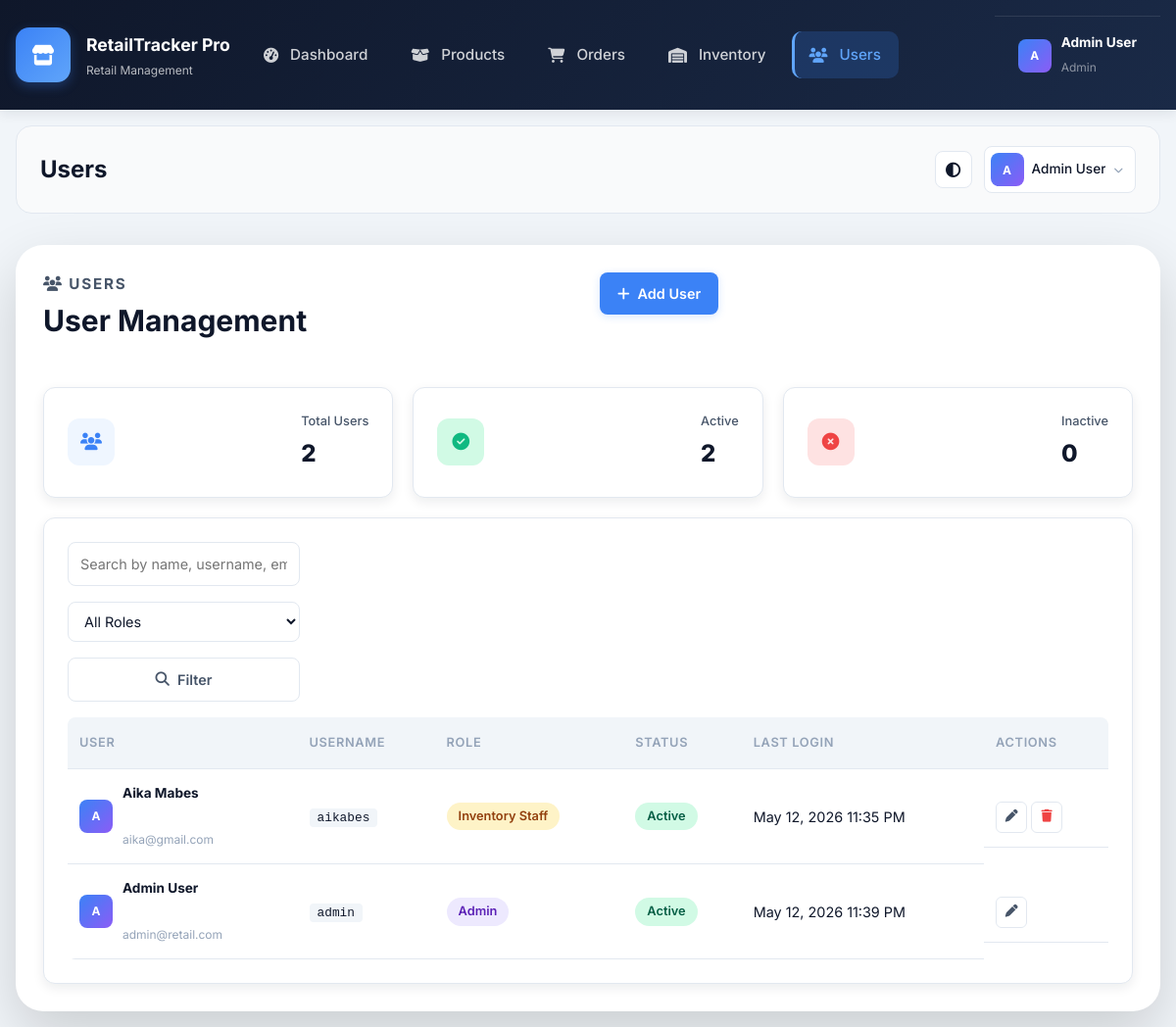
The app's page /index.php?page=users (signed in) with its own data.
### tables this page shows
CREATE TABLE `users` (
  `user_id` int(11) NOT NULL,
  `username` varchar(50) NOT NULL,
  `password_hash` varchar(255) NOT NULL,
  `full_name` varchar(100) NOT NULL,
  `email` varchar(100) DEFAULT NULL,
  `phone` varchar(20) DEFAULT NULL,
  `role` enum('Admin','Manager','Cashier','Inventory Staff') DEFAULT 'Cashier',
  `is_active` tinyint(1) DEFAULT 1,
  `last_login` datetime DEFAULT NULL,
  `created_by` int(11) DEFAULT NULL,
  `created_at` timestamp NOT NULL DEFAULT current_timestamp(),
  `deleted_at` datetime DEFAULT NULL
);

### index.php (called while the page is built, shortened)
<?php
$page = sanitize_input($_GET['page'] ?? 'dashboard');
require_once __DIR__ . '/includes/header.php';
require_once __DIR__ . '/pages/' . $page . '.php';
require_once __DIR__ . '/includes/footer.php';

### includes/auth.php (called while the page is built, shortened)
<?php
function current_user()
{
    return $_SESSION['user'] ?? null;
}

### includes/helpers.php (called while the page is built, shortened)
<?php
function e($value)
{
    return htmlspecialchars((string) $value, ENT_QUOTES, 'UTF-8');
}
function sanitize_input($value)
{
    return trim(strip_tags((string) $value));
}
function format_datetime($value)
{
    $ts = strtotime($value);
    return $ts ? date('M d, Y h:i A', $ts) : '—';
}

### config/db.php (called while the page is built, shortened)
<?php
$conn = null;
function db()
{
    global $conn;
    if ($conn !== null) {
        return $conn;
    }
    $host = 'localhost';
    $username = 'root';
    $password = '';
    $database = 'retail_tracker_pro';
    $conn = new mysqli($host, $username, $password, $database);
    $conn->set_charset('utf8mb4');
    return $conn;
}
function db_query($sql, $types = '', $params = [])
{
    if ($types === '' || empty($params)) {
        $result = db()->query($sql);
        return $result;
    }
    $stmt = db()->prepare($sql);
    $stmt->bind_param($types, ...$params);
    $stmt->execute();
    $result = $stmt->get_result();
    return $result ?: $stmt;
}

### pages/users.php (the view, shortened to what this page needs)
<?php
$totalUsers = db_query("SELECT COUNT(*) AS cnt FROM users WHERE deleted_at IS NULL")->fetch_assoc()['cnt'];
$activeUsers = db_query("SELECT COUNT(*) AS cnt FROM users WHERE deleted_at IS NULL AND is_active=1")->fetch_assoc()['cnt'];
$inactiveUsers = $totalUsers - $activeUsers;
$search = sanitize_input($_GET['search'] ?? '');
$sql = "SELECT * FROM users WHERE deleted_at IS NULL";
$types = '';
$params = [];
$sql .= " ORDER BY created_at DESC";
$users = db_query($sql, $types, $params)->fetch_all(MYSQLI_ASSOC);
function role_badge_class($role) {
    $map = ['Admin' => 'badge-purple', 'Manager' => 'badge-info', 'Inventory Staff' => 'badge-warning', 'Cashier' => 'badge-success'];
    return $map[$role] ?? 'badge-default';
}
?>
<section class="section-header">
    <div>
        <p class="eyebrow"><i class="fa-solid fa-users"></i> Users</p>
        <h1>User Management</h1>
    </div>
    <div class="header-actions">
        <a href="index.php?page=users-create" class="button button-primary"><i class="fa-solid fa-plus"></i> Add User</a>
    </div>
</section>
<div class="stats-grid stats-grid-3">
    <article class="stat-card stat-primary">
        <div class="stat-icon"><i class="fa-solid fa-users"></i></div>
        <div class="stat-info"><p>Total Users</p><h2><?= e($totalUsers) ?></h2></div>
    </article>
    <article class="stat-card stat-success">
        <div class="stat-icon"><i class="fa-solid fa-circle-check"></i></div>
        <div class="stat-info"><p>Active</p><h2><?= e($activeUsers) ?></h2></div>
    </article>
    <article class="stat-card stat-danger">
        <div class="stat-icon"><i class="fa-solid fa-circle-xmark"></i></div>
        <div class="stat-info"><p>Inactive</p><h2><?= e($inactiveUsers) ?></h2></div>
    </article>
</div>
<section class="panel">
    <div class="panel-actions">
        <form method="get" class="search-filters">
            <input type="text" name="search" value="<?= e($search) ?>" placeholder="Search by name, username, email..." />
            <select name="role">
                <option value="">All Roles</option>
            </select>
            <button type="submit" class="button button-tertiary"><i class="fa-solid fa-search"></i> Filter</button>
        </form>
    </div>
    <div class="table-scroll">
        <table class="table-basic">
            <thead><tr><th>User</th><th>Username</th><th>Role</th><th>Status</th><th>Last Login</th><th>Actions</th></tr></thead>
            <tbody>
            <?php if (empty($users)): ?>
                <tr><td colspan="6" class="empty-state"><i class="fa-solid fa-users"></i><p>No users found</p></td></tr>
            <?php else: foreach ($users as $u):
                $isSelf = ($u['user_id'] == current_user()['user_id']);
            ?>
            <tr>
                <td class="product-cell">
                    <div class="user-avatar-sm"><?= e(strtoupper(substr($u['full_name'],0,1))) ?></div>
                    <div><strong><?= e($u['full_name']) ?></strong><br><small class="text-muted"><?= e($u['email'] ?? '—') ?></small></div>
                </td>
                <td><code><?= e($u['username']) ?></code></td>
                <td><span class="badge <?= role_badge_class($u['role']) ?>"><?= e($u['role']) ?></span></td>
                <td>
                    <?php if ($u['is_active']): ?>
                        <span class="badge badge-success">Active</span>
                    <?php else: ?>
                        <span class="badge badge-danger">Inactive</span>
                    <?php endif; ?>
                </td>
                <td><?= $u['last_login'] ? format_datetime($u['last_login']) : '<span class="text-muted">Never</span>' ?></td>
                <td class="actions-cell">
                    <a class="btn-icon" href="index.php?page=users-edit&id=<?= $u['user_id'] ?>" title="Edit"><i class="fa-solid fa-pen"></i></a>
                    <?php if (!$isSelf): ?>
                    <a class="btn-icon btn-danger" href="index.php?page=users-delete&id=<?= $u['user_id'] ?>" onclick="return confirm('Delete user <?= e($u['full_name']) ?>?')" title="Delete"><i class="fa-solid fa-trash"></i></a>
                    <?php endif; ?>
                </td>
            </tr>
            <?php endforeach; endif; ?>
            </tbody>
        </table>
    </div>
</section>

### includes/header.php (shortened to what this page needs)
<?php
$user = current_user();
$currentPage = $_GET['page'] ?? 'dashboard';
$currentModule = explode('-', $currentPage)[0];
?>
<!DOCTYPE html>
<html lang="en">
<head>
    <link rel="stylesheet" href="assets/css/style.css" />
    <link rel="stylesheet" href="https://cdnjs.cloudflare.com/ajax/libs/font-awesome/6.5.1/css/all.min.css" />
</head>
<body>
<div class="app-shell">
    <aside class="app-sidebar" id="appSidebar">
        <div class="sidebar-header">
            <div class="brand-logo">
                <div class="brand-mark"><i class="fa-solid fa-store"></i></div>
                <div class="brand-text"><h1>RetailTracker Pro</h1><p>Retail Management</p></div>
            </div>
        </div>
        <nav class="nav-menu">
            <?php
            $navItems = [
                ['page' => 'dashboard', 'icon' => 'fa-gauge-high',    'label' => 'Dashboard'],
                ['page' => 'products',  'icon' => 'fa-box-open',      'label' => 'Products'],
                ['page' => 'orders',    'icon' => 'fa-cart-shopping',  'label' => 'Orders'],
                ['page' => 'inventory', 'icon' => 'fa-warehouse',     'label' => 'Inventory'],
                ['page' => 'users',     'icon' => 'fa-users',         'label' => 'Users'],
            ];
            foreach ($navItems as $nav):
                $activeClass = ($currentModule === $nav['page']) ? ' active' : '';
            ?>
            <a href="index.php?page=<?= $nav['page'] ?>" class="nav-item<?= $activeClass ?>">
                <i class="fa-solid <?= $nav['icon'] ?>"></i><span><?= $nav['label'] ?></span>
            </a>
            <?php endforeach; ?>
        </nav>
        <div class="sidebar-footer">
            <div class="sidebar-user">
                <div class="user-avatar-sm"><?= e(strtoupper(substr($user['full_name'] ?? 'U', 0, 1))) ?></div>
                <div><strong><?= e($user['full_name'] ?? 'User') ?></strong><small><?= e($user['role'] ?? '') ?></small></div>
            </div>
        </div>
    </aside>
    <div class="app-content">
        <header class="topbar">
            <div class="topbar-left">
                <h2><?= e(ucfirst(str_replace('-', ' ', $currentPage))) ?></h2>
            </div>
            <div class="topbar-right">
                <button class="icon-btn" id="themeToggle" title="Toggle theme"><i class="fa-solid fa-circle-half-stroke"></i></button>
                <div class="user-menu-wrapper">
                    <button class="user-menu-btn" id="userMenuToggle">
                        <div class="user-avatar-sm"><?= e(strtoupper(substr($user['full_name'] ?? 'U', 0, 1))) ?></div>
                        <span class="user-menu-name"><?= e($user['full_name'] ?? 'User') ?></span>
                        <i class="fa-solid fa-chevron-down"></i>
                    </button>
                </div>
            </div>
        </header>
        <main class="page-inner">

### includes/footer.php (shortened to what this page needs)
        </main>
    </div>
</div>
</body>
</html>

### records on screen
users: full_name "A", full_name "Aika Mabes", email "aika@gmail.com", username "aikabes", role "Inventory Staff", is_active "Active", last_login "May 12, 2026 11:35 PM"
users: full_name "A", full_name "Admin User", email "admin@retail.com", username "admin", role "Admin", is_active "Active", last_login "May 12, 2026 11:39 PM"

### other values on screen
$nav['label'] "Dashboard"
$nav['label'] "Products"
$nav['label'] "Orders"
$nav['label'] "Inventory"
$nav['label'] "Users"
substr($user['full_name'] ?? 'U', 0, 1) "A"
$user['full_name'] "Admin User"
$user['role'] "Admin"
str_replace('-', ' ', $currentPage) "Users"
$totalUsers "2"
$activeUsers "2"
$inactiveUsers "0"
